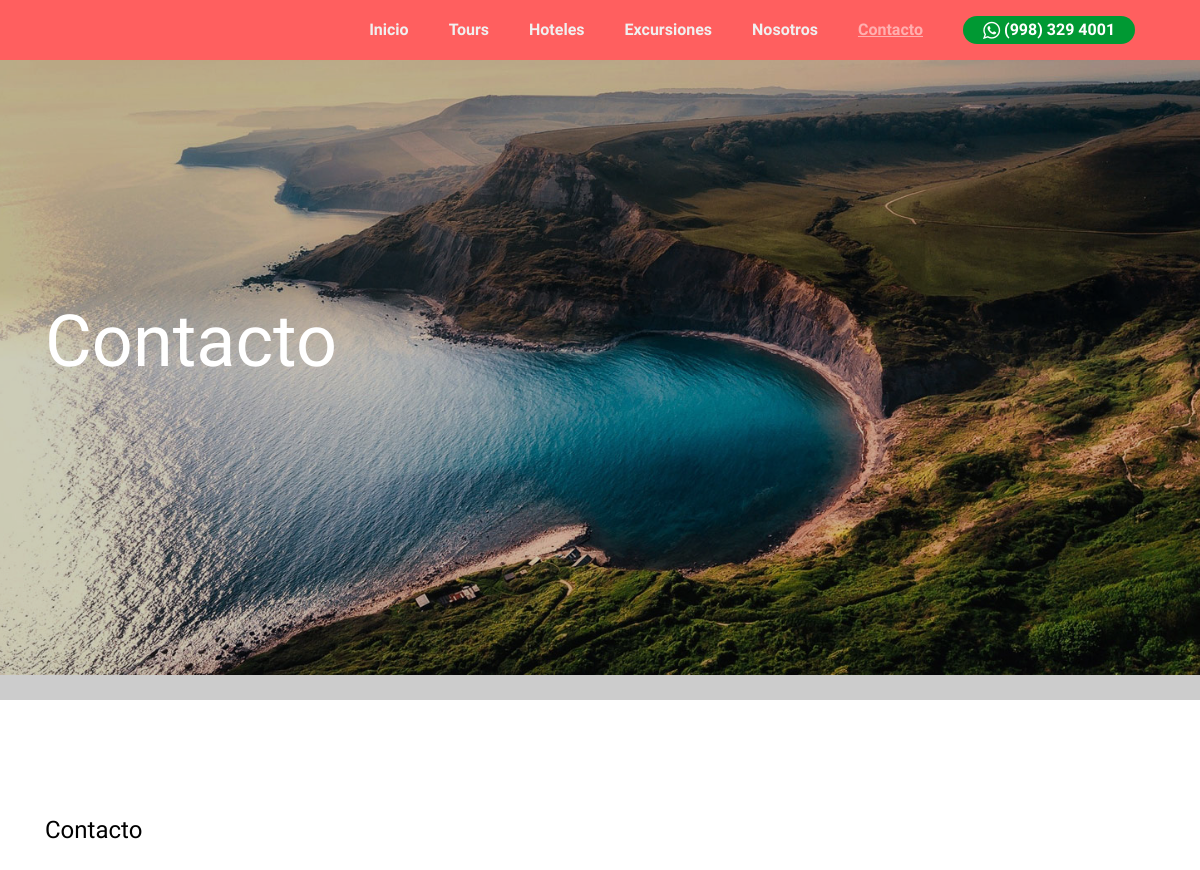
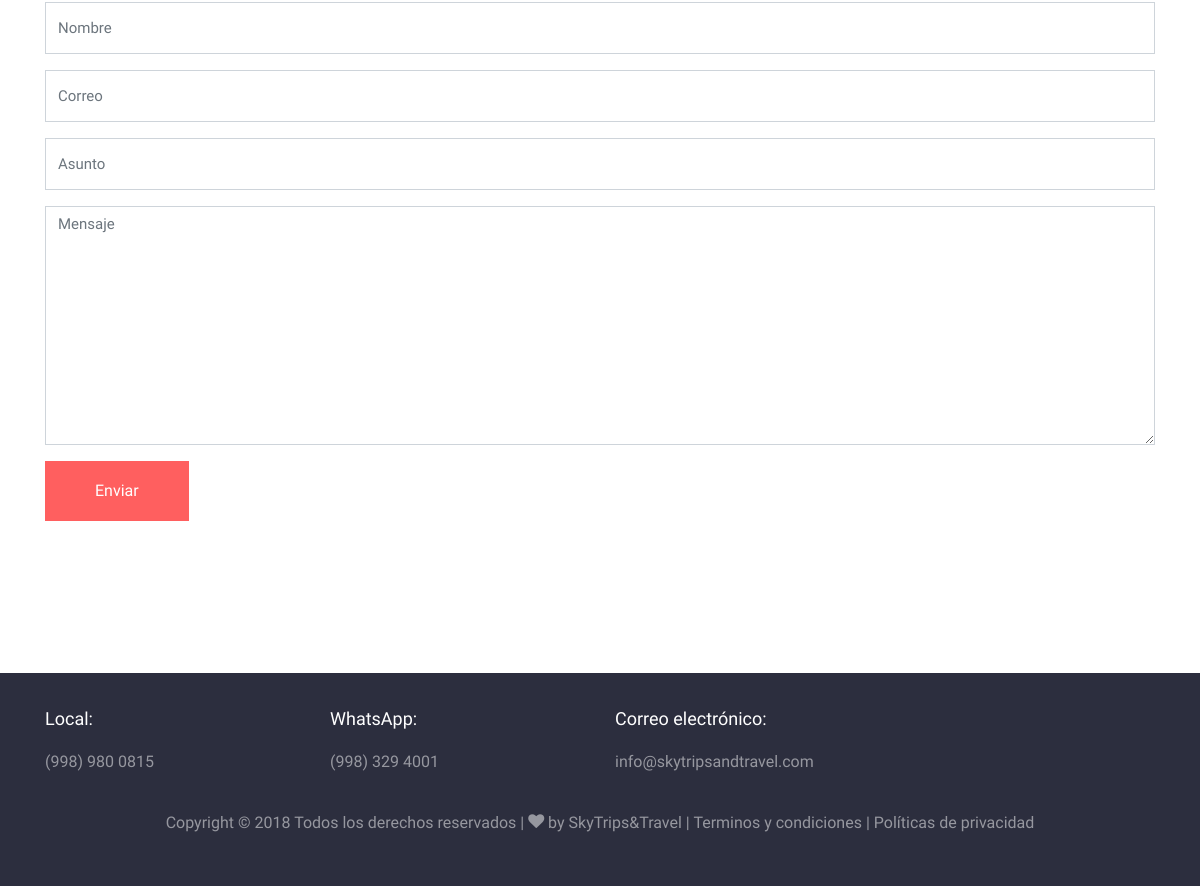
Page /contact/ on the committed database (2 pictures, top to bottom).
### contacto/models.py (models this page shows, shortened)
class contacto_banner(models.Model):
    descripcion = models.TextField()
    imagen = models.ImageField(verbose_name="Imagen", upload_to="contacto/banners")
    creacion = models.DateTimeField(auto_now_add=True, verbose_name="Fecha de creación")
    actualizacion = models.DateTimeField(auto_now=True, verbose_name="Fecha de actualizacion")
    class Meta:
        verbose_name = 'contacto_banners'
        verbose_name_plural = 'contacto_banners'
        ordering = ['-creacion']

### contacto/views.py (the view, shortened to what this page needs)
# urls.py: path('', contacto_views.contacto, name="contact"),
def contacto(request):
    contact_form = ContactForm()
    contacto_banners = contacto_banner.objects.all()
    return render(request, "contacto/contact.html", {'contacto_banners': contacto_banners, 'form':contact_form})

### contacto/forms.py
class ContactForm(forms.Form):
    name = forms.CharField(label="Nombre", required=True, widget=forms.TextInput(
        attrs = {'type':"text", 'class':"form-control", 'placeholder':"Nombre"}
    ))
    email = forms.EmailField(label="Correo", required=True, widget=forms.EmailInput(
        attrs = {'type':"email", 'class':"form-control", 'placeholder':"Correo"}
    ))
    asunto = forms.CharField(label="Asunto", required=True, widget=forms.TextInput(
        attrs = {'type':"text", 'class':"form-control", 'placeholder':"Asunto"}
    ))
    content = forms.CharField(label="Mensaje", required=True, widget=forms.Textarea(
        attrs = {'type':"text", 'class':"form-control", 'placeholder':"Mensaje"}
    ))

### contacto/templates/contacto/contact.html (shortened to what this page needs)
{% extends 'core/base.html' %}
{% load static %}
{% block slides %}
  {% for contacto_banner in contacto_banners %}
    <div class="slider-item" style="background-image: url({{contacto_banner.imagen.url}});" data-stellar-background-ratio="0.5">
        <div class="overlay"></div>
        <div class="container">
          <div class="row slider-text align-items-center">
            <div class="col-md-7 col-sm-12 ftco-animate">
              <h1 class="mb-3">{{contacto_banner.descripcion}}</h1>
            </div>
          </div>
        </div>
    </div>
  {% endfor %}
{% endblock %}
{% block  content %}
<section class="ftco-section contact-section">
        <div class="container">
          <div class="row block-9 mb-4">
            <div class="col-md-12">
              <h2 class="h4 mb-4">Contacto</h2>
              <form action="" method="POST">
                <div class="form-group">
                  {{form.name}}
                </div>
                <div class="form-group">
                  {{form.email}}
                </div>
                <div class="form-group">
                  {{form.asunto}}
                </div>
                <div class="form-group">
                  {{form.content}}
                </div>
                <div class="form-group">
                  <input type="submit" value="Enviar" class="btn btn-primary py-3 px-5">
                </div>
              </form>
            </div>
          </div>
        </div>
      </section>
{% endblock %}

### rows in the picture
contacto_banner: imagen (picture), descripcion "Contacto"
